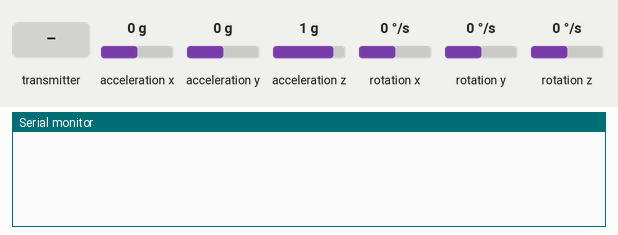
Recording of a sketch running on a simulated ESP32. Parts: the last lines printed to the serial monitor. Wiring (inferred from the names in the program): MPU-6050 motion sensor at I2C address 0x68. The test bench sets the inputs (shaded band); at power-on: acceleration x 0 g, acceleration y 0 g, acceleration z 1 g, rotation x 0 °/s, rotation y 0 °/s, rotation z 0 °/s.

Above: at 1.3 s.
1.4 s: the transmitter starts sending buttonState = 0
At 1.71 s:
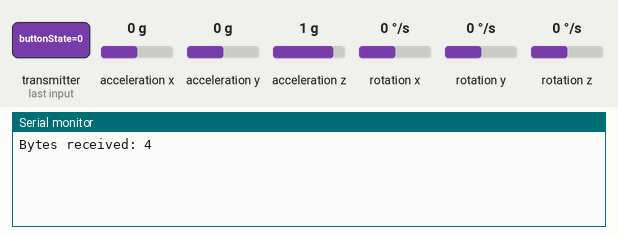
3.4 s: the transmitter starts sending buttonState = 1
At 3.84 s:
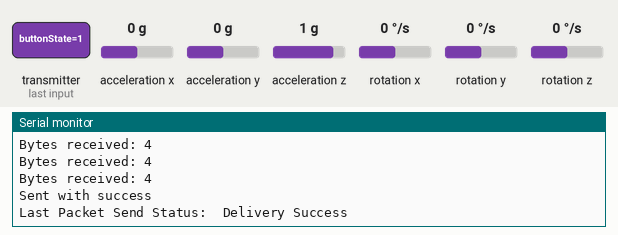

The sketch:

MPUBoard.ino
```cpp
/* ______________________________________Libraries______________________________________ */
//ESP-NOW and ESP
#include <esp_now.h>
#include <WiFi.h>
//MPU6050
#include <Wire.h> //For communication between MPU6050 and ESP32 (I2C)
#include <Math.h>

/* ______________________________________Macros______________________________________ */
//ESP-NOW
uint8_t broadcastAddress[] = {0x3C, 0x61, 0x05, 0x12, 0x94, 0x18}; //RECEIVER MAC Address
//For MPU6050 - threshod for number of rotations
#define Upper_Threshold 0.85
//MPU6050 I2C Pins
#define SCL 18
#define SDA 19
//Define sensitivity scale factors for accelerometer and gyro based on the GYRO_CONFIG and ACCEL_CONFIG register values
#define aScaleFactor 16384
#define gScaleFactor 131

/* ______________________________________Declarations and Variables______________________________________ */

//ESP-NOW
typedef struct userMessage { // Structure example to receive data. Must match the sender structure (User Board).
  int buttonState;
} userMessage;
userMessage myButtonData; // Create a struct_message called myButtonData
typedef struct SensorMessage { // Structure example to send data. Must match the receiver structure.
  int C;
} SensorMessage;
SensorMessage mySensorData; // Create a struct_message called myData
String success; // Variable to store if sending data was successful
//Button
int b;
//MPU6050: Since pin AD0 is Grounded, address of the device is b1101000 (0x68) [Check Sec 9.2 of Datasheet]
const uint8_t MPU6050SlaveAddress = 0x68;
//MPU6050: Few configuration register addresses
const uint8_t MPU6050_REGISTER_SMPLRT_DIV   =  0x19;
const uint8_t MPU6050_REGISTER_USER_CTRL    =  0x6A;
const uint8_t MPU6050_REGISTER_PWR_MGMT_1   =  0x6B;
const uint8_t MPU6050_REGISTER_PWR_MGMT_2   =  0x6C;
const uint8_t MPU6050_REGISTER_CONFIG       =  0x1A;
const uint8_t MPU6050_REGISTER_GYRO_CONFIG  =  0x1B;
const uint8_t MPU6050_REGISTER_ACCEL_CONFIG =  0x1C;
const uint8_t MPU6050_REGISTER_FIFO_EN      =  0x23;
const uint8_t MPU6050_REGISTER_INT_ENABLE   =  0x38;
const uint8_t MPU6050_REGISTER_SIGNAL_PATH_RESET  = 0x68;
const uint8_t MPU6050_REGISTER_ACCEL_XOUT_H =  0x3B; //Register 59 (14 Registers (59 to 72) contain accel, temp and gyro data)
//Accelerometer and Gyroscope Variabels
int16_t AX_raw, AY_raw,AZ_raw, GX_raw, GY_raw, GZ_raw, Temp_raw;
double Ax, Ay, Az, T, Gx, Gy, Gz;
//Counter Variables for Accelerometer Rotations
int state; //State Variable
int c_state = 0; //current state
int p_state = 0; //previous state
int count = 0; //counting all edges
int realcount; //Count for just low to high edges

/* ______________________________________Setup______________________________________ */
void setup() {
  // Init Serial Monitor
  Serial.begin(115200);
  // Set device as a Wi-Fi Station
  WiFi.mode(WIFI_STA);

  // Init ESP-NOW
  if (esp_now_init() != ESP_OK) {
    Serial.println("Error initializing ESP-NOW");
    return;
  }

  // Once ESPNow is successfully Init, we will register for Send CB to
  // get the status of Trasnmitted packet
  esp_now_register_send_cb(OnDataSent);

  // Register peer
  esp_now_peer_info_t peerInfo;
  memcpy(peerInfo.peer_addr, broadcastAddress, 6);
  peerInfo.channel = 0;
  peerInfo.encrypt = false;

  // Add peer
  if (esp_now_add_peer(&peerInfo) != ESP_OK){
    Serial.println("Failed to add peer");
    return;
  }
  // Register for a callback function that will be called when data is received
  esp_now_register_recv_cb(OnDataRecv);

  //Setup MPU6050
  Wire.begin(SDA, SCL);
  MPU6050_Init(); //Setup the MPU6050 registers
}

/* ______________________________________Loop______________________________________ */
void loop() {
  readSensors();
  if(b==HIGH){
    // Set values to send if the button was high
    mySensorData.C = realcount;

    // Send message via ESP-NOW
    esp_err_t result = esp_now_send(broadcastAddress, (uint8_t *) &mySensorData, sizeof(mySensorData));
    if (result == ESP_OK) {
      Serial.println("Sent with success");
    }
    else {
      Serial.println("Error sending the data");
    }
    b=0;
  }
}

/* ______________________________________Functions______________________________________ */
// Callback when data is sent
void OnDataSent(const uint8_t *mac_addr, esp_now_send_status_t status) {
  Serial.print("\r\nLast Packet Send Status:\t");
  Serial.println(status == ESP_NOW_SEND_SUCCESS ? "Delivery Success" : "Delivery Fail");
  if (status ==0){
    success = "Delivery Success :)";
  }
  else{
    success = "Delivery Fail :(";
  }
}
// Callback when data is received
void OnDataRecv(const uint8_t * mac, const uint8_t *incomingData, int len) {
  memcpy(&myButtonData, incomingData, sizeof(myButtonData));
  Serial.print("Bytes received: ");
  Serial.println(len);
  b = myButtonData.buttonState;
}
//Read MPU6050 Data
void readSensors(){
  //Read sensors here
  Read_RawValue(MPU6050SlaveAddress, MPU6050_REGISTER_ACCEL_XOUT_H);
  //Divide each with their sensitivity scale factor
  Ax = (double)AX_raw / aScaleFactor;
  Ay = (double)AY_raw / aScaleFactor;
  Az = (double)AZ_raw / aScaleFactor;
  T = (double)Temp_raw / 340 + 36.53; //temperature formula from datasheet
  Gx = (double)GX_raw / gScaleFactor;
  Gy = (double)GY_raw / gScaleFactor;
  Gz = (double)GZ_raw / gScaleFactor;
  //Comparator
  if(Az > Upper_Threshold) {
    state = 1;
  }
  else {
    state = 0;
  }
  c_state = state;
  // compare the current state to its previous state
  if (c_state != p_state) {
      // if the state has changed, increment the counter
      count++;
      // Delay a little bit to avoid bouncing
  }
  else{
    count = count;
  }
  // save the current state as the last state, for next time through the loop
  p_state = c_state;
  realcount = count / 2;
  //Serial.print(" State: "); Serial.print(state);
  //Serial.print(" Count: "); Serial.println(realcount);
  delay(500);
}
//Configure and setup MPU6050 Registers
void MPU6050_Init() {
  delay(150);
  //Step 1: Set sample rate divider to get the desired sampling rate of 1kHz based on the formula given in datasheet
  I2C_Write(MPU6050SlaveAddress, MPU6050_REGISTER_SMPLRT_DIV, 0x07);
  //Step 2: Set PLL with X axis gyroscope as the clock reference for improved stability.
  I2C_Write(MPU6050SlaveAddress, MPU6050_REGISTER_PWR_MGMT_1, 0x01);
  //Step 3: This functionality is not required. Disable it.
  I2C_Write(MPU6050SlaveAddress, MPU6050_REGISTER_PWR_MGMT_2, 0x00);
  //Step 4: Disable external Frame Synchronization and disable DLPF so that Gyroscope Output Rate = 8kHz
  I2C_Write(MPU6050SlaveAddress, MPU6050_REGISTER_CONFIG, 0x00);
  //Step 5: Set gyroscope full range to +- 250 dps, so that the gyroscope sensitivity scale factor is 131
  I2C_Write(MPU6050SlaveAddress, MPU6050_REGISTER_GYRO_CONFIG, 0x00);
  //Step 6: Set accelerometer full range to +- 2g, so that the accelerometer sensitivity scale factor is 16384
  I2C_Write(MPU6050SlaveAddress, MPU6050_REGISTER_ACCEL_CONFIG, 0x00);
  //Step 7: This functionality is not required. Disable it.
  I2C_Write(MPU6050SlaveAddress, MPU6050_REGISTER_FIFO_EN, 0x00);
  //Step 8: Enable the Data Ready interrupt
  I2C_Write(MPU6050SlaveAddress, MPU6050_REGISTER_INT_ENABLE, 0x01);
  //Step 9: Do not reset signal paths
  I2C_Write(MPU6050SlaveAddress, MPU6050_REGISTER_SIGNAL_PATH_RESET, 0x00);
  //Step 10: The functionalities provided by the bits of this register are not requires now. Disable them
  I2C_Write(MPU6050SlaveAddress, MPU6050_REGISTER_USER_CTRL, 0x00);
}
//14 Registers (59 to 72) contain accel, temp and gyro data. We need to access it
void Read_RawValue(uint8_t deviceAddress, uint8_t regAddress) {
  Wire.beginTransmission(deviceAddress); //Get the slave's attention, tell it we're sending a command byte. Slave = MPU6050
  Wire.write(regAddress); //The command byte sets pointer to register whose address is given
  Wire.endTransmission();
  Wire.requestFrom(deviceAddress, (uint8_t)14); //Used by the master to request bytes from a slave device
  AX_raw = (((int16_t)Wire.read() << 8) | Wire.read());
  AY_raw = (((int16_t)Wire.read() << 8) | Wire.read());
  AZ_raw = (((int16_t)Wire.read() << 8) | Wire.read());
  Temp_raw = (((int16_t)Wire.read() << 8) | Wire.read());
  GX_raw = (((int16_t)Wire.read() << 8) | Wire.read());
  GY_raw = (((int16_t)Wire.read() << 8) | Wire.read());
  GZ_raw = (((int16_t)Wire.read() << 8) | Wire.read());
}
//A function that lets us write data to the slave's registers easily
void I2C_Write(uint8_t deviceAddress, uint8_t regAddress, uint8_t data) {
  Wire.beginTransmission(deviceAddress); //Get the slave's attention, tell it we're sending a command byte. Slave = MPU6050
  Wire.write(regAddress); //The command byte sets pointer to register whose address is given
  Wire.write(data); //Now that the pointer is ‘pointing’ at the specific register you wanted, this command will replace the byte stored in that register with the given data.
  Wire.endTransmission(); //This tells the slave that you’re done giving it instructions for now
}
```

Measured:
- after the input at 1.4 s, the serial monitor: prints a new line at once (image 1)
- after the input at 3.4 s, the serial monitor: prints a new line after 0.26 s (image 2)
